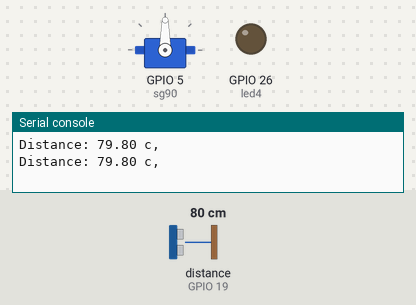
A program run on a simulated ESP32 board running MicroPython. Shown: servo, output pins drawn as LEDs (lit = HIGH), the last lines printed to the serial console. Inputs (shaded band) come from the test bench; at power-on: distance to the obstacle (sensor on GPIO 19) 80 cm. The echo pulse lasts 58.3 µs per cm; servo angles are drawn from the pulse width (0.5 ms = 0°, 2.5 ms = 180°); pins used as bus, display or sensor lines are not drawn.

Above: at 1.2 s.
1.3 s: distance to the obstacle (sensor on GPIO 19) set to 9 cm
2.8 s: distance to the obstacle (sensor on GPIO 19) set to 6 cm
At 3.8 s:
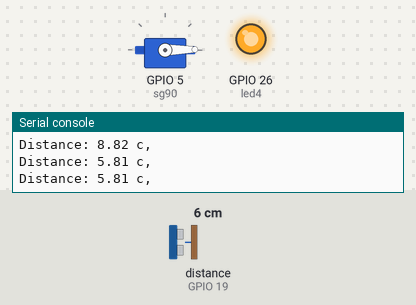
4.5 s: distance to the obstacle (sensor on GPIO 19) set to 18 cm
At 4.9 s:
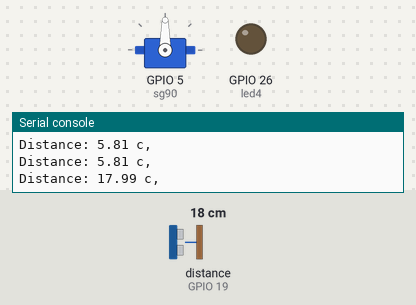
6.0 s: distance to the obstacle (sensor on GPIO 19) set to 2 cm
At 7.2 s:
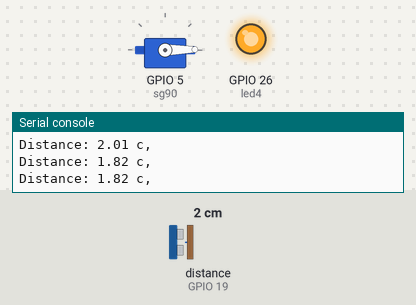
Timing chart, 0 to 8.5 s (numbered marks = the images above; inputs shaded):
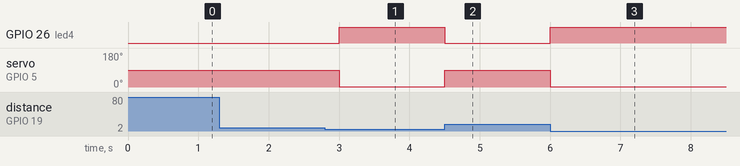

Measured:
- the behaviour switches between 8 and 7 cm on distance to the obstacle (sensor on GPIO 19) (found by bisection; images 0 and 1)
- after the input at 2.8 s, GPIO 26 (led4): LOW → HIGH after 0.20 s; servo on GPIO 5 (sg90): 90° → 1° after 0.20 s
- after the input at 4.5 s, GPIO 26 (led4): HIGH → LOW at once; servo on GPIO 5 (sg90): 1° → 90° at once
- after the input at 6.0 s, GPIO 26 (led4): LOW → HIGH at once; servo on GPIO 5 (sg90): 90° → 1° at once

The program:

ultrasonic_sys.py
```python
from machine import Pin ,Timer,time_pulse_us
from machine import Pin,PWM
import time

trig=Pin(18,Pin.OUT)
echo=Pin(19,Pin.IN)

sg90 = PWM(Pin(5, mode=Pin.OUT))
sg90.freq(50)

led4=Pin(26,Pin.OUT)


tim0=Timer(0)

def meaure_distance(t):
    trig.value(0)
    time.sleep_us(2)
    trig.value(1)
    time.sleep_us(10)
    trig.value(0)

    duration=time_pulse_us(echo,1,30000)

    if duration <0:
        print("Time out")

    else:
        distance_cm=(duration * 0.0343) /2
        print("Distance: {:.2f} c,".format(distance_cm))

        if distance_cm < 7:
            sg90.duty(26)
            led4.value(1)


        else:
            led4.value(0)
            sg90.duty(77)


tim0.init(period=500, mode=Timer.PERIODIC, callback=meaure_distance)

while True:
    pass
```
